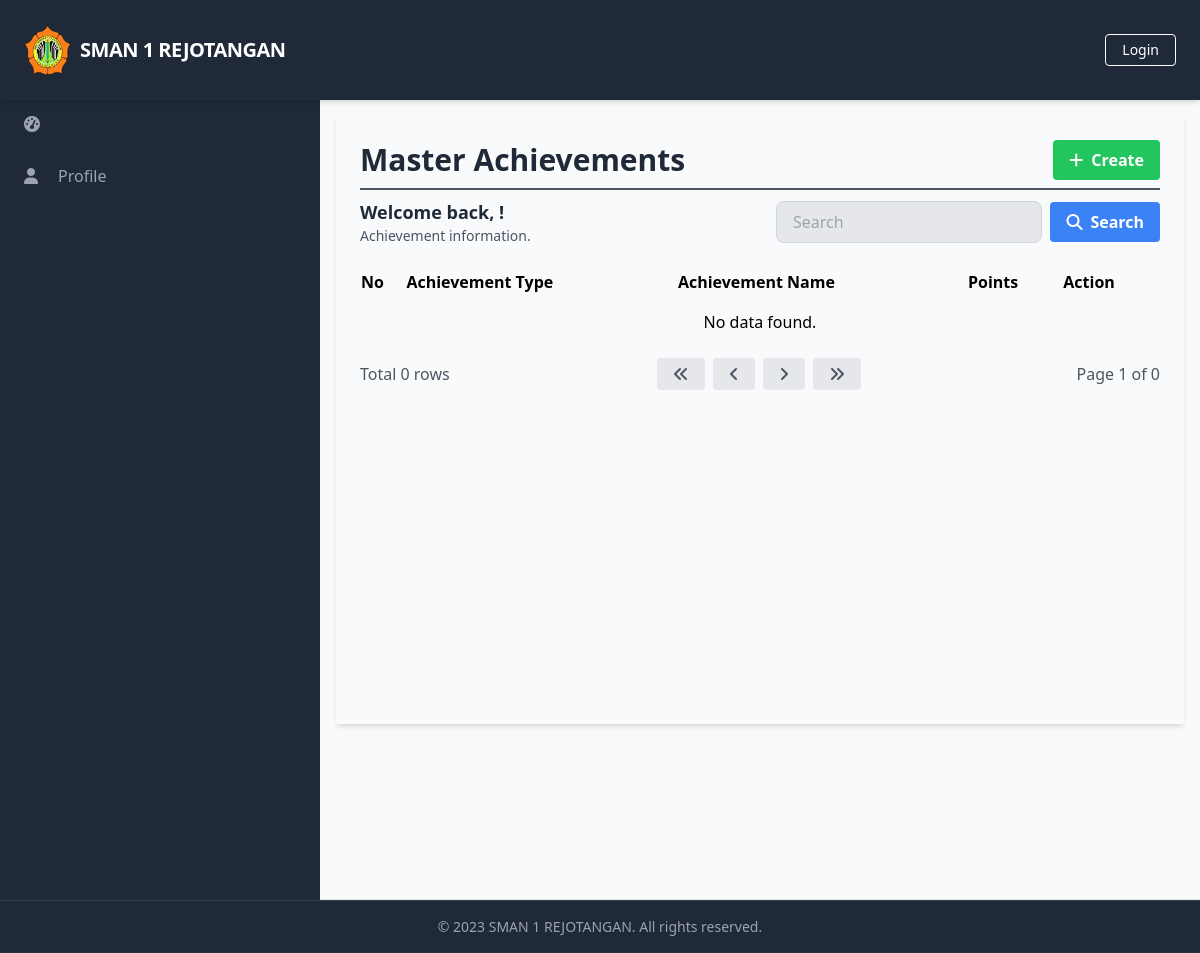
The page /manage_master_achievements/manage_master_achievements_list.php on the database as committed earlier.
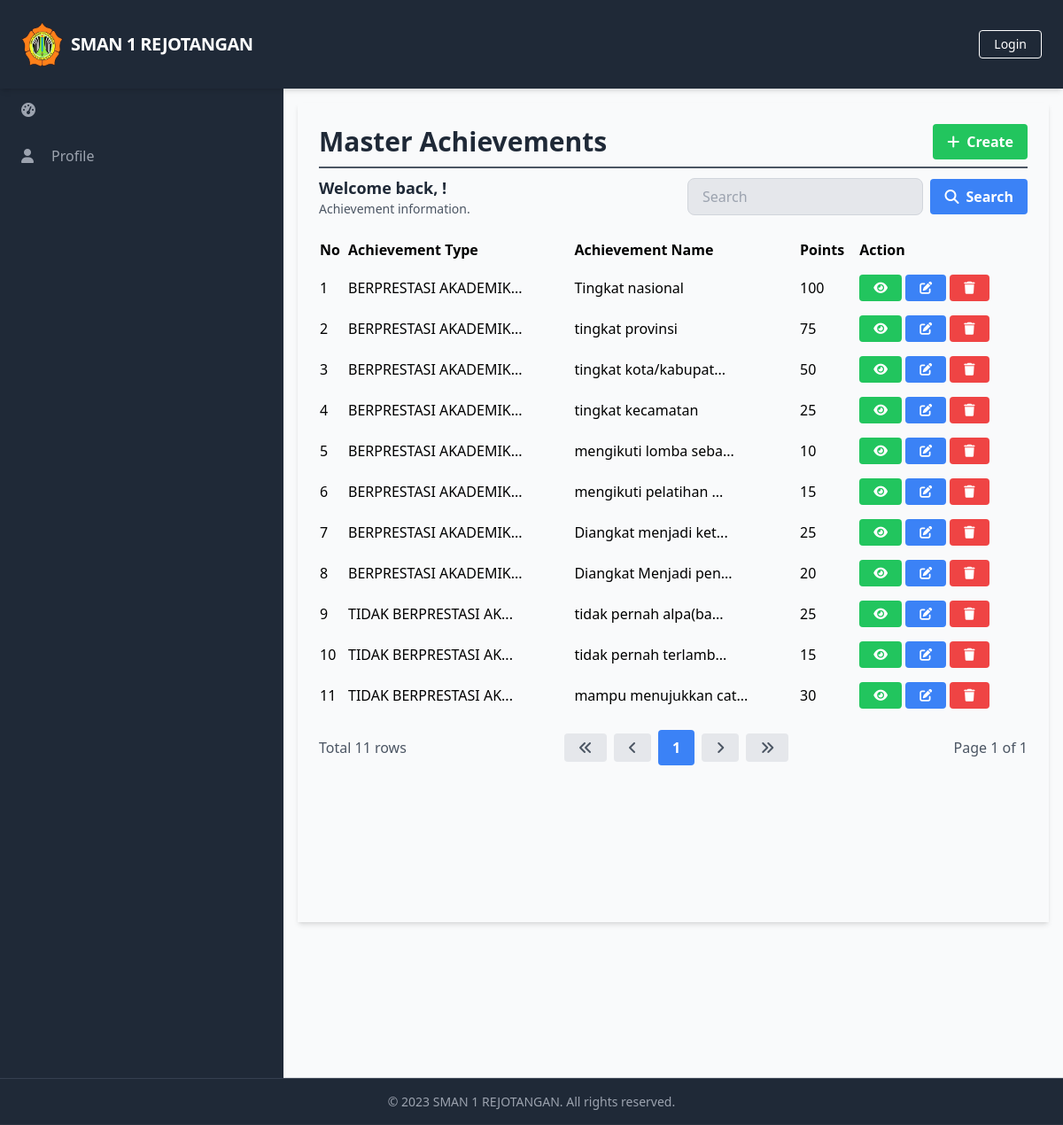
The same page on the database as committed later.
### tables this page shows
CREATE TABLE `MasterAchievements` (
  `AchievementID` int(11) NOT NULL,
  `AchievementType` varchar(255) NOT NULL,
  `AchievementName` varchar(255) NOT NULL,
  `Points` int(11) NOT NULL
);

### database/connection.php (called while the page is built, shortened)
<?php
$baseUrl = "http://localhost/final_project_imam_2023/";
$baseTitle = "SMAN 1 REJOTANGAN";
$baseLogoUrl = "http://localhost/final_project_imam_2023/static/logo.png";

### public/manage_master_achievements/manage_master_achievements_list.php (the view, shortened to what this page needs)
<?php
require_once('../../database/connection.php');
?>
<?php include_once('../components/header.php'); ?>
<div class="h-screen flex flex-col">
    <?php include('../components/navbar.php'); ?>
    <div class="flex-grow bg-gray-50 flex flex-row shadow-md">
        <?php include('../components/sidebar.php'); ?>
        <main class="bg-gray-50 flex flex-col flex-1 overflow-y-scroll h-screen flex-shrink-0 sc-hide pb-40">
            <div class="flex items-start justify-start p-6 shadow-md m-4 flex-1 flex-col">
                <div class="flex flex-row justify-between items-center w-full border-b-2 border-gray-600 mb-2 pb-2">
                    <h1 class="text-3xl text-gray-800 font-semibold w-full">Master Achievements</h1>
                    <div class="flex flex-row justify-end items-center">
                        <a href="<?php echo $baseUrl; ?>public/manage_master_achievements/manage_master_achievements_create.php" class="bg-green-500 hover-bg-green-700 text-white font-bold py-2 px-4 rounded inline-flex items-center">
                            <i class="fas fa-plus mr-2"></i>
                            <span>Create</span>
                        </a>
                    </div>
                </div>
                <div class="flex flex-col w-full">
                    <div class="flex flex-row justify-between items-center w-full mb-2 pb-2">
                        <div>
                            <h2 class="text-lg text-gray-800 font-semibold">Welcome back, <?php echo $_SESSION['FullName']; ?>!</h2>
                            <p class="text-gray-600 text-sm">Achievement information.</p>
                        </div>
                        <form class="flex items-center justify-end space-x-2 w-96">
                            <input type="text" name="search" class="bg-gray-200 focus-bg-white focus-outline-none border border-gray-300 rounded-lg py-2 px-4 block w-full appearance-none leading-normal" placeholder="Search" value="<?php echo isset($_GET['search']) ? $_GET['search'] : ''; ?>">
                            <button type="submit" class="bg-blue-500 hover-bg-blue-700 text-white font-bold py-2 px-4 rounded space-x-2 inline-flex items-center">
                                <i class="fas fa-search"></i>
                                <span>Search</span>
                            </button>
                        </form>
                    </div>
                    <table class="min-w-full">
                        <thead>
                            <tr>
                                <th class="text-left py-2">No</th>
                                <th class="text-left py-2">Achievement Type</th>
                                <th class="text-left py-2">Achievement Name</th>
                                <th class="text-left py-2">Points</th>
                                <th class="text-left py-2">Action</th>
                            </tr>
                        </thead>
                        <tbody>
                            <?php
                            $searchTerm = isset($_GET['search']) ? $_GET['search'] : '';
                            $page = isset($_GET['page']) ? $_GET['page'] : 1;
                            $query = "SELECT * FROM MasterAchievements WHERE AchievementName LIKE '%$searchTerm%' LIMIT 15 OFFSET " . ($page - 1) * 15;
                            $result = $conn->query($query);
                            $queryCount = "SELECT COUNT(*) AS count FROM MasterAchievements WHERE AchievementName LIKE '%$searchTerm%'";
                            $resultCount = $conn->query($queryCount);
                            $rowCount = $resultCount->fetch_assoc()['count'];
                            $totalPage = ceil($rowCount / 15);
                            $no = 1;
                            while ($row = $result->fetch_assoc()) {
                            ?>
                                <tr>
                                    <td class="py-2"><?php echo $no++; ?></td>
                                    <td class="py-2"><?php echo strlen($row['AchievementType']) > 20 ? substr($row['AchievementType'], 0, 20) . '...' : $row['AchievementType']; ?></td>
                                    <td class="py-2"><?php echo strlen($row['AchievementName']) > 20 ? substr($row['AchievementName'], 0, 20) . '...' : $row['AchievementName']; ?></td>
                                    <td class="py-2"><?php echo $row['Points']; ?></td>
                                    <td class='py-2'>
                                        <a href="<?php echo $baseUrl; ?>public/manage_master_achievements/manage_master_achievements_detail.php?id=<?php echo $row['AchievementID'] ?>" class='bg-green-500 hover-bg-green-700 text-white font-bold py-2 px-4 rounded inline-flex items-center text-sm'>
                                            <i class='fas fa-eye'></i>
                                        </a>
                                        <a href="<?php echo $baseUrl; ?>public/manage_master_achievements/manage_master_achievements_update.php?id=<?php echo $row['AchievementID'] ?>" class='bg-blue-500 hover-bg-blue-700 text-white font-bold py-2 px-4 rounded inline-flex items-center text-sm'>
                                            <i class='fas fa-edit'></i>
                                        </a>
                                        <a href="#" onclick="confirmDelete(<?php echo $row['AchievementID']; ?>)" class='bg-red-500 hover-bg-red-700 text-white font-bold py-2 px-4 rounded inline-flex items-center text-sm'>
                                            <i class='fas fa-trash'></i>
                                        </a>
                                    </td>
                                </tr>
                            <?php
                            }
                            if ($result->num_rows === 0) {
                            ?>
                                <tr>
                                    <td colspan="5" class="py-2 text-center">No data found.</td>
                                </tr>
                            <?php
                            }
                            ?>
                        </tbody>
                    </table>
                    <div class="flex flex-row justify-between items-center w-full mt-4">
                        <div class="flex flex-row justify-start items-center">
                            <span class="text-gray-600">Total <?php echo $rowCount; ?> rows</span>
                        </div>
                        <div class="flex flex-row justify-end items-center space-x-2">
                            <a href="?page=1&search=<?php echo $searchTerm; ?>" class="bg-gray-200 hover-bg-gray-300 text-gray-600 font-bold py-2 px-4 rounded inline-flex items-center">
                                <i class="fas fa-angle-double-left"></i>
                            </a>
                            <a href="?page=<?php if ($page == 1) {
                                                echo $page;
                                            } else {
                                                echo $page - 1;
                                            } ?>&search=<?php echo $searchTerm; ?>" class="bg-gray-200 hover-bg-gray-300 text-gray-600 font-bold py-2 px-4 rounded inline-flex items-center">
                                <i class="fas fa-angle-left"></i>
                            </a>
                            <?php
                            $startPage = $page - 2;
                            $endPage = $page + 2;
                            if ($startPage < 1) {
                                $endPage += abs($startPage) + 1;
                                $startPage = 1;
                            }
                            if ($endPage > $totalPage) {
                                $startPage -= $endPage - $totalPage;
                                $endPage = $totalPage;
                            }
                            if ($startPage < 1) {
                                $startPage = 1;
                            }
                            for ($i = $startPage; $i <= $endPage; $i++) {
                                if ($i == $page) {
                                    echo "<a href='?page=$i&search=$searchTerm' class='bg-blue-500 hover-bg-blue-700 text-white font-bold py-2 px-4 rounded inline-flex items-center'>$i</a>";
                                } else {
                                    echo "<a href='?page=$i&search=$searchTerm' class='bg-gray-200 hover-bg-gray-300 text-gray-600 font-bold py-2 px-4 rounded inline-flex items-center'>$i</a>";
                                }
                            }
                            ?>
                            <a href="?page=<?php if ($page == $totalPage) {
                                                echo $page;
                                            } else {
                                                echo $page + 1;
                                            } ?>&search=<?php echo $searchTerm; ?>" class="bg-gray-200 hover-bg-gray-300 text-gray-600 font-bold py-2 px-4 rounded inline-flex items-center">
                                <i class="fas fa-angle-right"></i>
                            </a>
                            <a href="?page=<?php echo $totalPage; ?>&search=<?php echo $searchTerm; ?>" class="bg-gray-200 hover-bg-gray-300 text-gray-600 font-bold py-2 px-4 rounded inline-flex items-center">
                                <i class="fas fa-angle-double-right"></i>
                            </a>
                        </div>
                        <div class="flex flex-row justify-end items-center ml-2">
                            <span class="text-gray-600">Page <?php echo $page; ?> of <?php echo $totalPage; ?></span>
                        </div>
                    </div>
                </div>
        </main>
    </div>
    <?php include('../components/footer.php'); ?>
</div>
</body>
</html>

### public/components/header.php (shortened to what this page needs)
<!DOCTYPE html>
<html lang="en">
<head>
    <link rel="stylesheet" href="<?php echo $baseUrl; ?>dist/output.css">
    <link rel="stylesheet" href="https://cdn.jsdelivr.net/npm/sweetalert2@11/dist/sweetalert2.min.css">
</head>
<body class="overflow-hidden">

### public/components/navbar.php (shortened to what this page needs)
<nav class="flex items-center justify-between flex-wrap bg-gray-800 p-6 shadow-md sticky top-0">
    <div class="flex items-center flex-shrink-0 text-white mr-6 ">
        <a href="<?php echo $baseUrl; ?>public/index.php" class="flex items-center space-x-2">
            <img src="<?php echo $baseLogoUrl; ?>" alt="Logo" class="w-12" />
            <span class="font-semibold text-xl tracking-tight"><?php echo $baseTitle; ?></span>
        </a>
    </div>
    <div class="w-full block flex-grow lg:flex lg:items-center lg:w-auto">
        <div>
            <?php
            if (isset($_SESSION['UserID'])) {
                echo '<a href="javascript:void(0);" onclick="confirmLogout()" class="inline-block text-sm px-4 py-2 leading-none border rounded text-white border-white hover:border-transparent hover:text-gray-500 hover:bg-white mt-4 lg:mt-0">Logout</a>';
            } else {
                echo '<a href="login.php" class="inline-block text-sm px-4 py-2 leading-none border rounded text-white border-white hover:border-transparent hover:text-gray-500 hover:bg-white mt-4 lg:mt-0">Login</a>';
            }
            ?>
        </div>
    </div>
</nav>

### public/components/sidebar.php (shortened to what this page needs)
<aside class="bg-gray-800 text-white w-80 overflow-y-scroll h-screen flex-shrink-0 sc-hide">
    <ul class="text-gray-400">
        <li class="px-6 py-4 hover:bg-gray-700 cursor-pointer space-x-2 flex items-center">
            <i class="fas fa-tachometer-alt mr-3"></i>
        </li>
        <li class="px-6 py-4 hover-bg-gray-700 cursor-pointer space-x-2 flex items-center">
            <i class="fas fa-user mr-3"></i>
            <a href="../profiles/profile.php">Profile</a>
        </li>
    </ul>
    <hr class="mt-60 border-transparent">
</aside>

### public/components/footer.php (shortened to what this page needs)
<footer class="bg-gray-800 text-gray-400 py-4 shadow-md mt-auto sticky bottom-0 border-t border-gray-700">
    <div class="container mx-auto text-center text-sm">
        <p>&copy; 2023 <?php echo $baseTitle; ?>. All rights reserved.</p>
    </div>
</footer>

Rows that differ between the two databases and show on the page:
added masterachievements: AchievementType "BERPRESTASI AKADEMIK", AchievementName "Tingkat nasional", Points "100"
added masterachievements: AchievementType "BERPRESTASI AKADEMIK", AchievementName "tingkat provinsi", Points "75"
added masterachievements: AchievementType "BERPRESTASI AKADEMIK", AchievementName "tingkat kota/kabupat", Points "50"
added masterachievements: AchievementType "BERPRESTASI AKADEMIK", AchievementName "tingkat kecamatan", Points "25"
added masterachievements: AchievementType "BERPRESTASI AKADEMIK", AchievementName "mengikuti lomba seba", Points "10"
added masterachievements: AchievementType "BERPRESTASI AKADEMIK", AchievementName "mengikuti pelatihan", Points "15"
added masterachievements: AchievementType "BERPRESTASI AKADEMIK", AchievementName "Diangkat menjadi ket", Points "25"
added masterachievements: AchievementType "BERPRESTASI AKADEMIK", AchievementName "Diangkat Menjadi pen", Points "20"
added masterachievements: AchievementType "TIDAK BERPRESTASI AK", AchievementName "tidak pernah alpa(ba", Points "25"
added masterachievements: AchievementType "TIDAK BERPRESTASI AK", AchievementName "tidak pernah terlamb", Points "15"
added masterachievements: AchievementType "TIDAK BERPRESTASI AK", AchievementName "mampu menujukkan cat", Points "30"
Other text that changed with them:
$rowCount: "0" → "11"
$totalPage: "0" → "1"
new list line: "1"
text no longer shown: "No data found."
